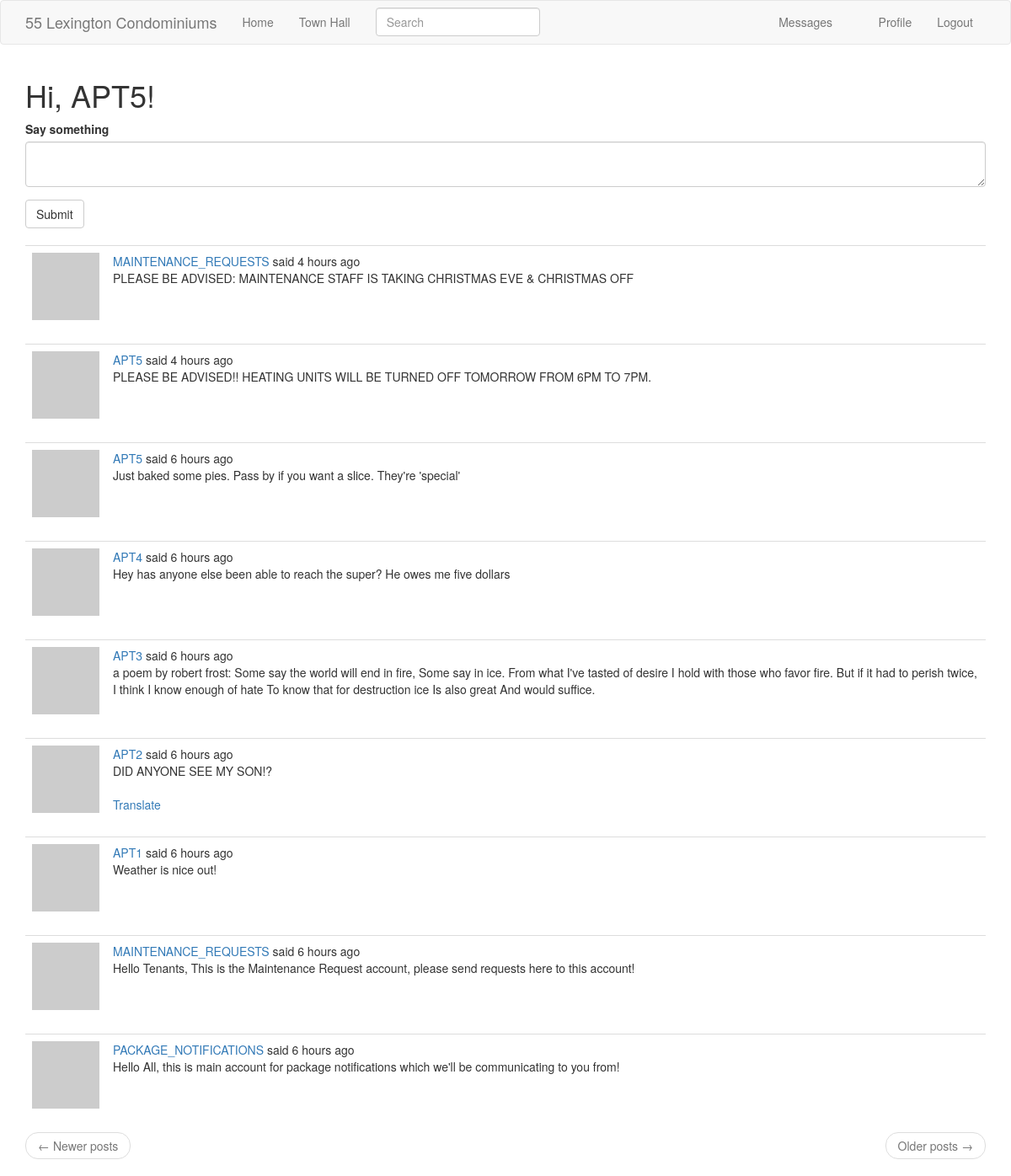
The page /index (signed in) on the database its author committed.
### app/models.py (models this page shows, shortened)
class User(UserMixin, db.Model):
    id = db.Column(db.Integer, primary_key=True)
    username = db.Column(db.String(64), index=True, unique=True)
    email = db.Column(db.String(120), index=True, unique=True)
    password_hash = db.Column(db.String(128))
    posts = db.relationship('Post', backref='author', lazy='dynamic')
    about_me = db.Column(db.String(140))
    last_seen = db.Column(db.DateTime, default=datetime.utcnow)
    followed = db.relationship(
        'User', secondary=followers,
        primaryjoin=(followers.c.follower_id == id),
        secondaryjoin=(followers.c.followed_id == id),
        backref=db.backref('followers', lazy='dynamic'), lazy='dynamic')
    messages_sent = db.relationship('Message',
                                    foreign_keys='Message.sender_id',
                                    backref='author', lazy='dynamic')
    messages_received = db.relationship('Message',
                                        foreign_keys='Message.recipient_id',
                                        backref='recipient', lazy='dynamic')
    last_message_read_time = db.Column(db.DateTime)
    notifications = db.relationship('Notification', backref='user',
                                    lazy='dynamic')
    tasks = db.relationship('Task', backref='user', lazy='dynamic')
    def avatar(self, size):
        digest = md5(self.email.lower().encode('utf-8')).hexdigest()
        return 'https://www.gravatar.com/avatar/{}?d=identicon&s={}'.format(
            digest, size)
    def followed_posts(self):
        followed = Post.query.join(
            followers, (followers.c.followed_id == Post.user_id)).filter(
                followers.c.follower_id == self.id)
        own = Post.query.filter_by(user_id=self.id)
        return followed.union(own).order_by(Post.timestamp.desc())
    def new_messages(self):
        last_read_time = self.last_message_read_time or datetime(1900, 1, 1)
        return Message.query.filter_by(recipient=self).filter(
            Message.timestamp > last_read_time).count()
    def get_tasks_in_progress(self):
        return Task.query.filter_by(user=self, complete=False).all()

class SearchableMixin(object):
    @classmethod
    def before_commit(cls, session):
        session._changes = {
            'add': list(session.new),
            'update': list(session.dirty),
            'delete': list(session.deleted)
        }
    @classmethod
    def after_commit(cls, session):
        for obj in session._changes['add']:
            if isinstance(obj, SearchableMixin):
                add_to_index(obj.__tablename__, obj)
        for obj in session._changes['update']:
            if isinstance(obj, SearchableMixin):
                add_to_index(obj.__tablename__, obj)
        for obj in session._changes['delete']:
            if isinstance(obj, SearchableMixin):
                remove_from_index(obj.__tablename__, obj)
        session._changes = None

class Post(SearchableMixin, db.Model):
    __searchable__ = ['body']
    id = db.Column(db.Integer, primary_key=True)
    body = db.Column(db.String(140))
    timestamp = db.Column(db.DateTime, index=True, default=datetime.utcnow)
    user_id = db.Column(db.Integer, db.ForeignKey('user.id'))
    language = db.Column(db.String(5))

### app/main/routes.py (the view, shortened to what this page needs)
@bp.route('/', methods=['GET', 'POST'])
@bp.route('/index', methods=['GET', 'POST'])
@login_required
def index():
    form = PostForm()
    page = request.args.get('page', 1, type=int)
    posts = current_user.followed_posts().paginate(
        page=page, per_page=current_app.config['POSTS_PER_PAGE'],
        error_out=False)
    next_url = url_for('main.index', page=posts.next_num) \
        if posts.has_next else None
    prev_url = url_for('main.index', page=posts.prev_num) \
        if posts.has_prev else None
    return render_template('index.html', title=_('Home'), form=form,
                           posts=posts.items, next_url=next_url,
                           prev_url=prev_url)

### app/main/forms.py
class SearchForm(FlaskForm):
    q = StringField(_l('Search'), validators=[DataRequired()])
    def __init__(self, *args, **kwargs):
        if 'formdata' not in kwargs:
            kwargs['formdata'] = request.args
        if 'meta' not in kwargs:
            kwargs['meta'] = {'csrf': False}
        super(SearchForm, self).__init__(*args, **kwargs)

class PostForm(FlaskForm):
    post = TextAreaField(_l('Say something'), validators=[DataRequired()])
    submit = SubmitField(_l('Submit'))

### app/main/routes.py (called while the page is built)
@bp.before_app_request
def before_request():
    if current_user.is_authenticated:
        current_user.last_seen = datetime.utcnow()
        db.session.commit()
        g.search_form = SearchForm()
    g.locale = str(get_locale())

### app/models.py (called while the page is built)
@login.user_loader
def load_user(id):
    return User.query.get(int(id))

### app/templates/index.html
{% extends "base.html" %}
{% import 'bootstrap/wtf.html' as wtf %}
{% block app_content %}
    <h1>{{ _('Hi, %(username)s!', username=current_user.username) }}</h1>
    {% if form %}
    {{ wtf.quick_form(form) }}
    <br>
    {% endif %}
    {% for post in posts %}
        {% include '_post.html' %}
    {% endfor %}
    <nav aria-label="...">
        <ul class="pager">
            <li class="previous{% if not prev_url %} disabled{% endif %}">
                <a href="{{ prev_url or '#' }}">
                    <span aria-hidden="true">&larr;</span> {{ _('Newer posts') }}
                </a>
            </li>
            <li class="next{% if not next_url %} disabled{% endif %}">
                <a href="{{ next_url or '#' }}">
                    {{ _('Older posts') }} <span aria-hidden="true">&rarr;</span>
                </a>
            </li>
        </ul>
    </nav>
{% endblock %}

### app/templates/_post.html (shortened to what this page needs)
    <table class="table table-hover">
        <tr>
            <td width="70px">
                <a href="{{ url_for('main.user', username=post.author.username) }}">
                    <img src="{{ post.author.avatar(70) }}" />
                </a>
            </td>
            <td>
                {{ _('%(username)s said %(when)s',
                    username=user_link, when=moment(post.timestamp).fromNow()) }}
                <br>
                <span id="post{{ post.id }}">{{ post.body }}</span>
                {% if post.language and post.language != g.locale %}
                <br><br>
                <span id="translation{{ post.id }}">
                    <a href="javascript:translate(
                                '#post{{ post.id }}',
                                '#translation{{ post.id }}',
                                '{{ post.language }}',
                                '{{ g.locale }}');">{{ _('Translate') }}</a>
                </span>
                {% endif %}
            </td>
        </tr>
    </table>

### rows shown on the page
Post: body "PLEASE BE ADVISED: MAINTENANCE STAFF IS TAKING CHRISTMAS EVE & CHRISTMAS OFF"
Post: body "PLEASE BE ADVISED!! HEATING UNITS WILL BE TURNED OFF TOMORROW FROM 6PM TO 7PM."
Post: body "Just baked some pies. Pass by if you want a slice. They're 'special'"
Post: body "Hey has anyone else been able to reach the super? He owes me five dollars"
Post: body "a poem by robert frost: Some say the world will end in fire, Some say in ice. From what I've tasted of desire I hold with those who favor fire. But if it had to perish twice, I think I know enough of hate To know that for destruction ice Is also great And would suffice."
Post: body "DID ANYONE SEE MY SON!?"
Post: body "Weather is nice out!"
Post: body "Hello Tenants, This is the Maintenance Request account, please send requests here to this account!"
Post: body "Hello All, this is main account for package notifications which we'll be communicating to you from!"
